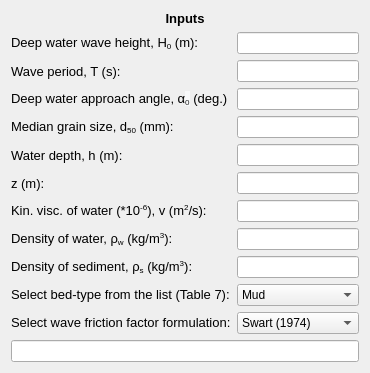
           <widget class="QWidget" name="formLayoutWidget_14">
            <property name="geometry">
             <rect>
              <x>20</x>
              <y>30</y>
              <width>351</width>
              <height>341</height>
             </rect>
            </property>
            <layout class="QFormLayout" name="formLayout_16">
             <item row="0" column="0" colspan="2">
              <widget class="QLabel" name="inputs_lbl_3">
               <property name="font">
                <font>
                 <family>MS Shell Dlg 2</family>
                 <pointsize>10</pointsize>
                 <weight>75</weight>
                 <bold>true</bold>
                </font>
               </property>
               <property name="text">
                <string>&lt;html&gt;&lt;head/&gt;&lt;body&gt;&lt;p align=&quot;center&quot;&gt;Inputs&lt;/p&gt;&lt;/body&gt;&lt;/html&gt;</string>
               </property>
              </widget>
             </item>
             <item row="1" column="0">
              <widget class="QLabel" name="H0_lbl">
               <property name="font">
                <font>
                 <family>MS Shell Dlg 2</family>
                 <pointsize>10</pointsize>
                </font>
               </property>
               <property name="text">
                <string>&lt;html&gt;&lt;head/&gt;&lt;body&gt;&lt;p&gt;Deep water wave height, H&lt;span style=&quot; vertical-align:sub;&quot;&gt;0&lt;/span&gt; (m):&lt;/p&gt;&lt;/body&gt;&lt;/html&gt;</string>
               </property>
              </widget>
             </item>
             <item row="1" column="1">
              <widget class="QLineEdit" name="H0_txt"/>
             </item>
             <item row="2" column="0">
              <widget class="QLabel" name="T_lbl">
               <property name="font">
                <font>
                 <family>MS Shell Dlg 2</family>
                 <pointsize>10</pointsize>
                </font>
               </property>
               <property name="text">
                <string>Wave period, T (s):</string>
               </property>
              </widget>
             </item>
             <item row="2" column="1">
              <widget class="QLineEdit" name="T_txt"/>
             </item>
             <item row="3" column="0">
              <widget class="QLabel" name="alpha0_lbl">
               <property name="font">
                <font>
                 <family>MS Shell Dlg 2</family>
                 <pointsize>10</pointsize>
                 <weight>50</weight>
                 <bold>false</bold>
                 <strikeout>false</strikeout>
                 <kerning>true</kerning>
                </font>
               </property>
               <property name="text">
                <string>&lt;html&gt;&lt;head/&gt;&lt;body&gt;&lt;p&gt;Deep water approach angle, α&lt;span style=&quot; font-family:'sans-serif'; color:#202122; background-color:#f8f9fa; vertical-align:sub;&quot;&gt;0&lt;/span&gt; (deg.)&lt;/p&gt;&lt;/body&gt;&lt;/html&gt;</string>
               </property>
              </widget>
             </item>
             <item row="3" column="1">
              <widget class="QLineEdit" name="alpha0_txt"/>
             </item>
             <item row="4" column="0">
              <widget class="QLabel" name="d50_Wave_lbl">
               <property name="font">
                <font>
                 <family>MS Shell Dlg 2</family>
                 <pointsize>10</pointsize>
                 <weight>50</weight>
                 <bold>false</bold>
                 <strikeout>false</strikeout>
                 <kerning>true</kerning>
                </font>
               </property>
               <property name="text">
                <string>&lt;html&gt;&lt;head/&gt;&lt;body&gt;&lt;p&gt;Median grain size, d&lt;span style=&quot; vertical-align:sub;&quot;&gt;50&lt;/span&gt; (mm):&lt;/p&gt;&lt;/body&gt;&lt;/html&gt;</string>
               </property>
              </widget>
             </item>
             <item row="4" column="1">
              <widget class="QLineEdit" name="d50_Wave_txt"/>
             </item>
             <item row="5" column="0">
              <widget class="QLabel" name="h_Wave_lbl">
               <property name="font">
                <font>
                 <family>MS Shell Dlg 2</family>
                 <pointsize>10</pointsize>
                 <weight>50</weight>
                 <bold>false</bold>
                 <strikeout>false</strikeout>
                 <kerning>true</kerning>
                </font>
               </property>
               <property name="text">
                <string>Water depth, h (m):</string>
               </property>
              </widget>
             </item>
             <item row="5" column="1">
              <widget class="QLineEdit" name="h_Wave_txt"/>
             </item>
             <item row="6" column="0">
              <widget class="QLabel" name="z_Wave_lbl">
               <property name="font">
                <font>
                 <family>MS Shell Dlg 2</family>
                 <pointsize>10</pointsize>
                </font>
               </property>
               <property name="toolTip">
                <string>Height from seabed where concentration value is needed</string>
               </property>
               <property name="text">
                <string>z (m):</string>
               </property>
              </widget>
             </item>
             <item row="6" column="1">
              <widget class="QLineEdit" name="z_Wave_txt"/>
             </item>
             <item row="7" column="0">
              <widget class="QLabel" name="nu_Wave_lbl">
               <property name="font">
                <font>
                 <family>MS Shell Dlg 2</family>
                 <pointsize>10</pointsize>
                </font>
               </property>
               <property name="text">
                <string>&lt;html&gt;&lt;head/&gt;&lt;body&gt;&lt;p&gt;Kin. visc. of water (*10&lt;span style=&quot; vertical-align:super;&quot;&gt;-6&lt;/span&gt;), v (m&lt;span style=&quot; vertical-align:super;&quot;&gt;2&lt;/span&gt;/s):&lt;/p&gt;&lt;/body&gt;&lt;/html&gt;</string>
               </property>
              </widget>
             </item>
             <item row="7" column="1">
              <widget class="QLineEdit" name="nu_Wave_txt"/>
             </item>
             <item row="8" column="0">
              <widget class="QLabel" name="ro_Wave_lbl">
               <property name="font">
                <font>
                 <family>MS Shell Dlg 2</family>
                 <pointsize>10</pointsize>
                </font>
               </property>
               <property name="text">
                <string>&lt;html&gt;&lt;head/&gt;&lt;body&gt;&lt;p&gt;Density of water, ρ&lt;span style=&quot; vertical-align:sub;&quot;&gt;w&lt;/span&gt; (kg/m&lt;span style=&quot; vertical-align:super;&quot;&gt;3&lt;/span&gt;):&lt;/p&gt;&lt;/body&gt;&lt;/html&gt;</string>
               </property>
              </widget>
             </item>
             <item row="8" column="1">
              <widget class="QLineEdit" name="ro_Wave_txt"/>
             </item>
             <item row="9" column="0">
              <widget class="QLabel" name="ro_s_Wave_lbl">
               <property name="font">
                <font>
                 <family>MS Shell Dlg 2</family>
                 <pointsize>10</pointsize>
                </font>
               </property>
               <property name="text">
                <string>&lt;html&gt;&lt;head/&gt;&lt;body&gt;&lt;p&gt;Density of sediment, ρ&lt;span style=&quot; vertical-align:sub;&quot;&gt;s&lt;/span&gt; (kg/m&lt;span style=&quot; vertical-align:super;&quot;&gt;3&lt;/span&gt;):&lt;/p&gt;&lt;/body&gt;&lt;/html&gt;</string>
               </property>
              </widget>
             </item>
             <item row="9" column="1">
              <widget class="QLineEdit" name="ro_s_Wave_txt"/>
             </item>
             <item row="10" column="0">
              <widget class="QLabel" name="bed_type_lbl">
               <property name="font">
                <font>
                 <family>MS Shell Dlg 2</family>
                 <pointsize>10</pointsize>
                </font>
               </property>
               <property name="text">
                <string>&lt;html&gt;&lt;head/&gt;&lt;body&gt;&lt;p&gt;Select bed-type from the list (Table 7):&lt;/p&gt;&lt;/body&gt;&lt;/html&gt;</string>
               </property>
              </widget>
             </item>
             <item row="10" column="1">
              <widget class="QComboBox" name="table7_cmb">
               <property name="sizePolicy">
                <sizepolicy hsizetype="Preferred" vsizetype="Fixed">
                 <horstretch>0</horstretch>
                 <verstretch>0</verstretch>
                </sizepolicy>
               </property>
               <property name="font">
                <font>
                 <family>MS Shell Dlg 2</family>
                 <weight>50</weight>
                 <bold>false</bold>
                </font>
               </property>
               <property name="currentText">
                <string>Mud</string>
               </property>
               <item>
                <property name="text">
                 <string>Mud</string>
                </property>
               </item>
               <item>
                <property name="text">
                 <string>Mud/sand</string>
                </property>
               </item>
               <item>
                <property name="text">
                 <string>Silt/sand</string>
                </property>
               </item>
               <item>
                <property name="text">
                 <string>Sand (unrippled)</string>
                </property>
               </item>
               <item>
                <property name="text">
                 <string>Sand (rippled)</string>
                </property>
               </item>
               <item>
                <property name="text">
                 <string>Sand/shell</string>
                </property>
               </item>
               <item>
                <property name="text">
                 <string>Sand/gravel</string>
                </property>
               </item>
               <item>
                <property name="text">
                 <string>Mud/sand/gravel</string>
                </property>
               </item>
               <item>
                <property name="text">
                 <string>Gravel</string>
                </property>
               </item>
               <item>
                <property name="text">
                 <string>Flat</string>
                </property>
               </item>
              </widget>
             </item>
             <item row="11" column="0">
              <widget class="QLabel" name="fwr_formulation_lbl">
               <property name="font">
                <font>
                 <family>MS Shell Dlg 2</family>
                 <pointsize>10</pointsize>
                </font>
               </property>
               <property name="text">
                <string>&lt;html&gt;&lt;head/&gt;&lt;body&gt;&lt;p&gt;Select wave friction factor formulation:&lt;/p&gt;&lt;/body&gt;&lt;/html&gt;</string>
               </property>
              </widget>
             </item>
             <item row="11" column="1">
              <widget class="QComboBox" name="fw_cmb">
               <property name="sizePolicy">
                <sizepolicy hsizetype="Preferred" vsizetype="Fixed">
                 <horstretch>0</horstretch>
                 <verstretch>0</verstretch>
                </sizepolicy>
               </property>
               <property name="font">
                <font>
                 <family>MS Shell Dlg 2</family>
                 <weight>50</weight>
                 <bold>false</bold>
                </font>
               </property>
               <property name="currentText">
                <string>Swart (1974)</string>
               </property>
               <item>
                <property name="text">
                 <string>Swart (1974)</string>
                </property>
               </item>
               <item>
                <property name="text">
                 <string>Myrhaug (1989)</string>
                </property>
               </item>
               <item>
                <property name="text">
                 <string>Nielsen (1992)</string>
                </property>
               </item>
               <item>
                <property name="text">
                 <string>Soulsby</string>
                </property>
               </item>
              </widget>
             </item>
             <item row="12" column="0" colspan="2">
              <widget class="QLineEdit" name="condition_Wave_txt">
               <property name="font">
                <font>
                 <family>MS Shell Dlg 2</family>
                 <weight>75</weight>
                 <bold>true</bold>
                </font>
               </property>
               <property name="readOnly">
                <bool>true</bool>
               </property>
              </widget>
             </item>
            </layout>
           </widget>
